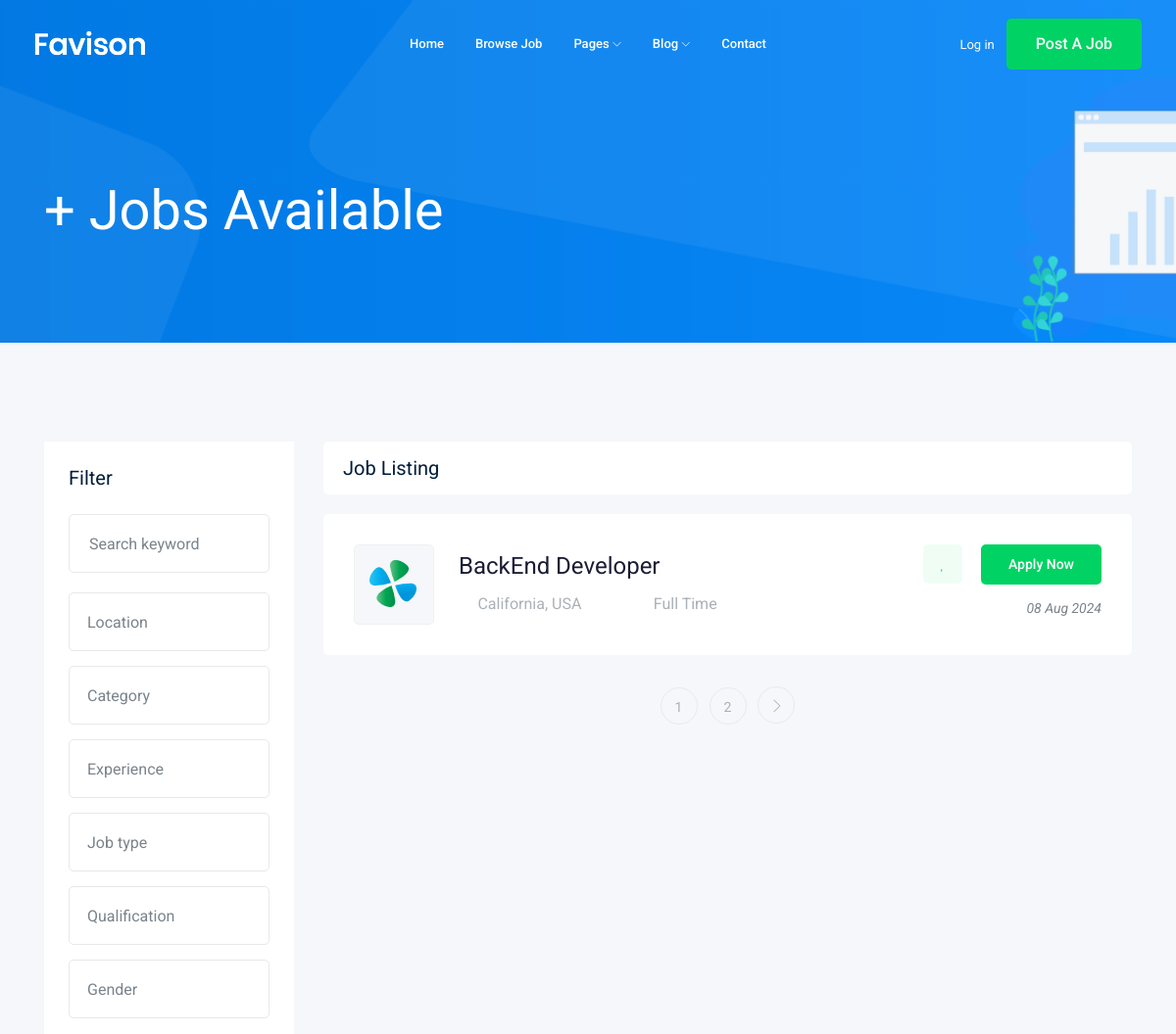
The app's page /jobs/ (upper part), older data.
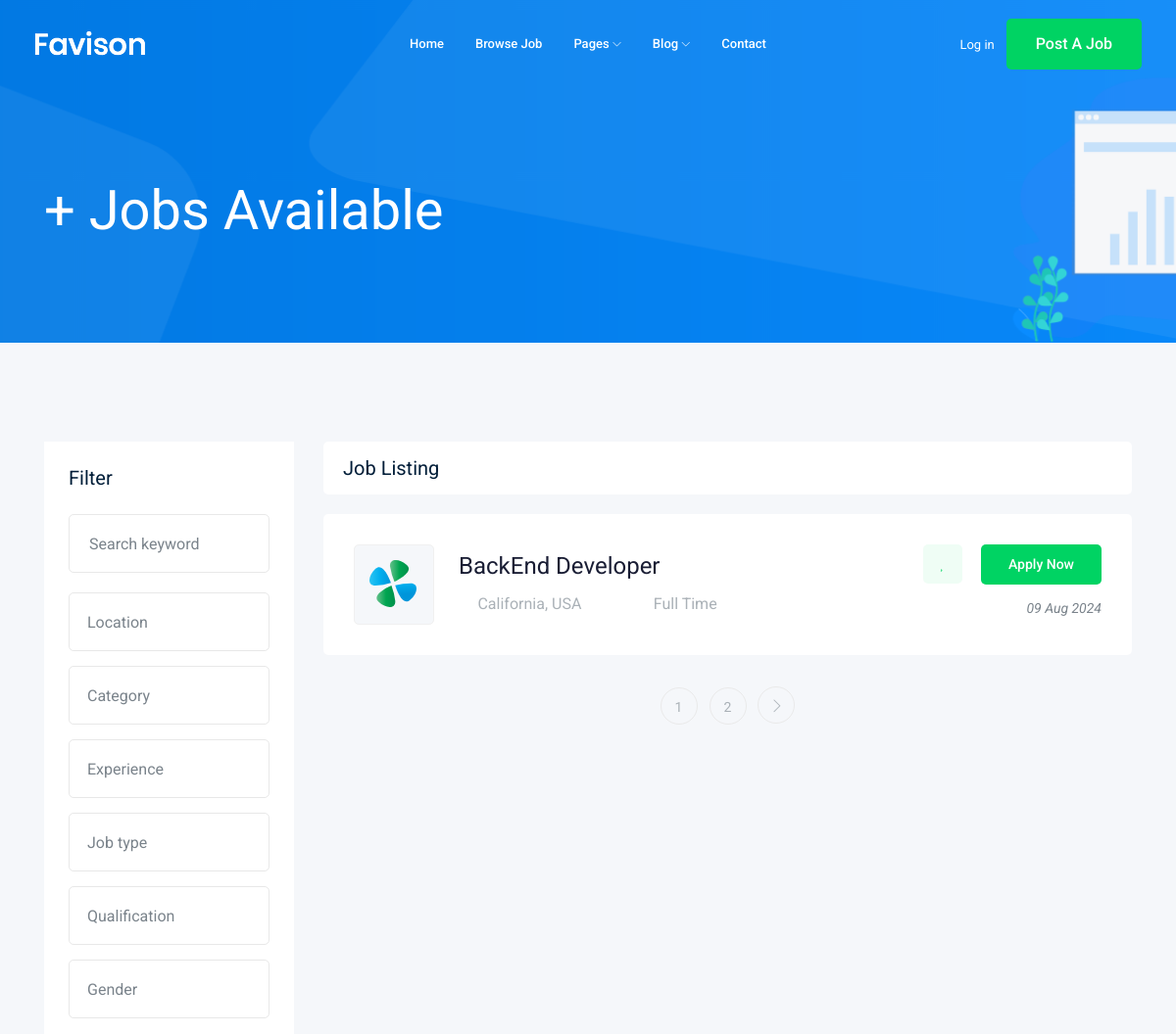
The same page, newer data.
### job/models.py (models this page shows, shortened)
class Job(models.Model):
    title = models.CharField(max_length=100) # Column
    job_type = models.CharField(max_length=100 ,choices=JOB_TYPE)
    description= models.TextField(max_length=1000)
    published_at= models.DateTimeField(auto_now=True)
    Vacancy= models.IntegerField(default=1)
    salary= models.IntegerField(default=0)
    experience= models.IntegerField(default=0)
    category= models.ForeignKey('Category',on_delete=models.CASCADE)
    image= models.ImageField(upload_to=image_upload)
    slug = models.SlugField(blank=True,null=True)

### job/views.py (the view)
# urls.py: path('',views.job_list ),
def job_list(request) :
    job_list=Job.objects.all()
    paginator = Paginator(job_list, 1) # Show 25 contacts per page.
    page_number = request.GET.get("page")
    page_obj = paginator.get_page(page_number)
    context= {'jobs':page_obj} # template context name
    return render(request,'job/job_list.html',context)

### job/templates/job/job_list.html (shortened to what this page needs)
{% extends "base.html" %}
{% block content %}
    <div class="bradcam_area bradcam_bg_1">
        <div class="container">
            <div class="row">
                <div class="col-xl-12">
                    <div class="bradcam_text">
                        <h3> {{jobs.count}}+ Jobs Available </h3>
                    </div>
                </div>
            </div>
        </div>
    </div>
    <div class="job_listing_area plus_padding">
        <div class="container">
            <div class="row">
                <div class="col-lg-3">
                    <div class="job_filter white-bg">
                        <div class="form_inner white-bg">
                            <h3>Filter</h3>
                            <form action="#">
                                <div class="row">
                                    <div class="col-lg-12">
                                        <div class="single_field">
                                            <input type="text" placeholder="Search keyword">
                                        </div>
                                    </div>
                                    <div class="col-lg-12">
                                    </div>
                                    <div class="col-lg-12">
                                    </div>
                                    <div class="col-lg-12">
                                    </div>
                                    <div class="col-lg-12">
                                    </div>
                                    <div class="col-lg-12">
                                    </div>
                                    <div class="col-lg-12">
                                    </div>
                                </div>
                            </form>
                        </div>
                    </div>
                </div>
                <div class="col-lg-9">
                    <div class="recent_joblist_wrap">
                        <div class="recent_joblist white-bg ">
                            <div class="row align-items-center">
                                <div class="col-md-6">
                                    <h4>Job Listing</h4>
                                </div>
                            </div>
                        </div>
                    </div>
                    <div class="job_lists m-0">
                        <div class="row">
                            {% for job in jobs %}
                            <div class="col-lg-12 col-md-12">
                                <div class="single_jobs white-bg d-flex justify-content-between">
                                    <div class="jobs_left d-flex align-items-center">
                                        <div class="thumb">
                                            <img src="img/svg_icon/1.svg" alt="">
                                        </div>
                                        <div class="jobs_conetent">
                                            <a href="{% url 'jobs:job_detail' job.slug %}"><h4>{{ job.title }}</h4></a>
                                            <div class="links_locat d-flex align-items-center">
                                                <div class="location">
                                                    <p> <i class="fa fa-map-marker"></i>California, USA</p>
                                                </div>
                                                <div class="location">
                                                    <p> <i class="fa fa-clock-o"></i> {{job.job_type}}</p>
                                                </div>
                                            </div>
                                        </div>
                                    </div>
                                    <div class="jobs_right">
                                        <div class="apply_now">
                                            <a class="heart_mark" href="#"> <i class="fa fa-heart"></i> </a>
                                            <a href="{% url 'jobs:job_detail' job.slug %}" class="boxed-btn3">Apply Now</a>
                                        </div>
                                        <div class="date">
                                            <p>{{ job.published_at|date:'d M o' }}</p>
                                        </div>
                                    </div>
                                </div>
                                {% endfor %}
                            </div>
                        </div>
                        <div class="row">
                            <div class="col-lg-12">
                                <div class="pagination_wrap">
                                    <ul>
                                        {% for i in jobs.paginator.page_range %}
                                            <li><a href="?page={{i}}"><span>{{i}}</span></a></li>
                                        {% endfor %}
                                        {% if jobs.has_next %}
                                            <li><a href="?page={{jobs.next_page_number}}"> <i class="ti-angle-right"></i> </a></li>
                                        {% endif %}
                                    </ul>
                                </div>
                            </div>
                        </div>
                    </div>
                </div>
            </div>
        </div>
    </div>
{% endblock %}

### templates/base.html (shortened to what this page needs)
{% load static %}
<!doctype html>
<html class="no-js" lang="zxx">
<head>
    <link rel="stylesheet" href="{% static 'css/bootstrap.min.css' %}">
    <link rel="stylesheet" href="{% static 'css/owl.carousel.min.css' %}">
    <link rel="stylesheet" href="{% static 'css/magnific-popup.css' %}">
    <link rel="stylesheet" href="{% static 'css/font-awesome.min.css' %}">
    <link rel="stylesheet" href="{% static 'css/themify-icons.css' %}">
    <link rel="stylesheet" href="{% static 'css/nice-select.css' %}">
    <link rel="stylesheet" href="{% static 'css/flaticon.css' %}">
    <link rel="stylesheet" href="{% static 'css/jquery-ui.css' %}">
    <link rel="stylesheet" href="{% static 'css/gijgo.css' %}">
    <link rel="stylesheet" href="{% static 'css/animate.min.css' %}">
    <link rel="stylesheet" href="{% static 'css/slicknav.css' %}">
    <link rel="stylesheet" href="{% static 'css/style.css' %}">
</head>
<body>
    <header>
        <div class="header-area ">
            <div id="sticky-header" class="main-header-area">
                <div class="container-fluid ">
                    <div class="header_bottom_border">
                        <div class="row align-items-center">
                            <div class="col-xl-3 col-lg-2">
                                <div class="logo">
                                    <a href="index.html">
                                        <img src="img/logo.png" alt="">
                                    </a>
                                </div>
                            </div>
                            <div class="col-xl-6 col-lg-7">
                                <div class="main-menu  d-none d-lg-block">
                                    <nav>
                                        <ul id="navigation">
                                            <li><a href="index.html">home</a></li>
                                            <li><a href="jobs.html">Browse Job</a></li>
                                            <li><a href="#">pages <i class="ti-angle-down"></i></a>
                                            </li>
                                            <li><a href="#">blog <i class="ti-angle-down"></i></a>
                                            </li>
                                            <li><a href="contact.html">Contact</a></li>
                                        </ul>
                                    </nav>
                                </div>
                            </div>
                            <div class="col-xl-3 col-lg-3 d-none d-lg-block">
                                <div class="Appointment">
                                    <div class="phone_num d-none d-xl-block">
                                        <a href="#">Log in</a>
                                    </div>
                                    <div class="d-none d-lg-block">
                                        <a class="boxed-btn3" href="#">Post a Job</a>
                                    </div>
                                </div>
                            </div>
                            <div class="col-12">
                            </div>
                        </div>
                    </div>
                </div>
            </div>
        </div>
    </header>
    {% block content %}
    {% endblock %}
</body>
</html>

Row changes from the older to the newer data that the page shows:
changed Job "BackEnd Developer": published_at "08 Aug 2024" → "09 Aug 2024"
